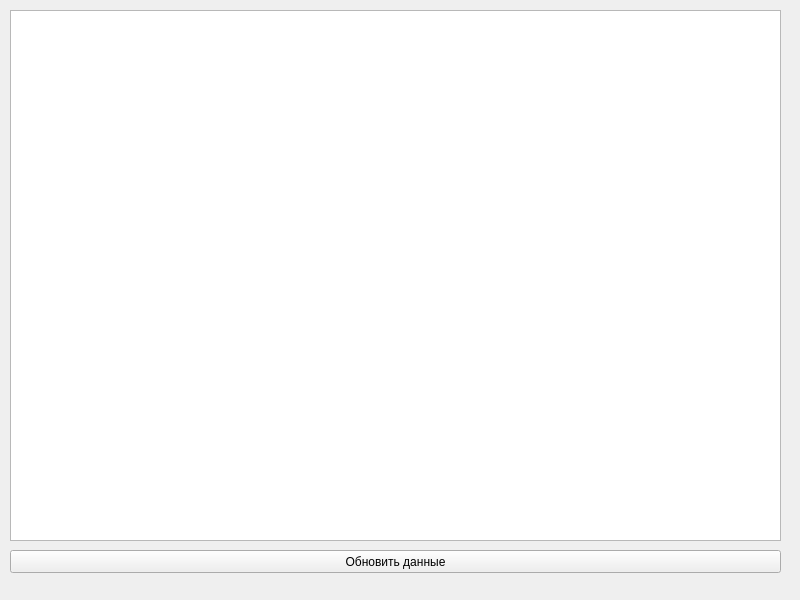
<?xml version="1.0" encoding="UTF-8"?>
<ui version="4.0">
 <class>MainWindow</class>
 <widget class="QMainWindow" name="MainWindow">
  <property name="geometry">
   <rect>
    <x>0</x>
    <y>0</y>
    <width>800</width>
    <height>600</height>
   </rect>
  </property>
  <property name="windowTitle">
   <string>Информация о кофе</string>
  </property>
  <widget class="QWidget" name="centralwidget">
   <widget class="QTableWidget" name="tableWidget">
    <property name="geometry">
     <rect>
      <x>10</x>
      <y>10</y>
      <width>771</width>
      <height>531</height>
     </rect>
    </property>
   </widget>
   <widget class="QPushButton" name="pushButton">
    <property name="geometry">
     <rect>
      <x>10</x>
      <y>550</y>
      <width>771</width>
      <height>23</height>
     </rect>
    </property>
    <property name="text">
     <string>Обновить данные</string>
    </property>
   </widget>
  </widget>
 </widget>
 <resources/>
 <connections/>
</ui>
